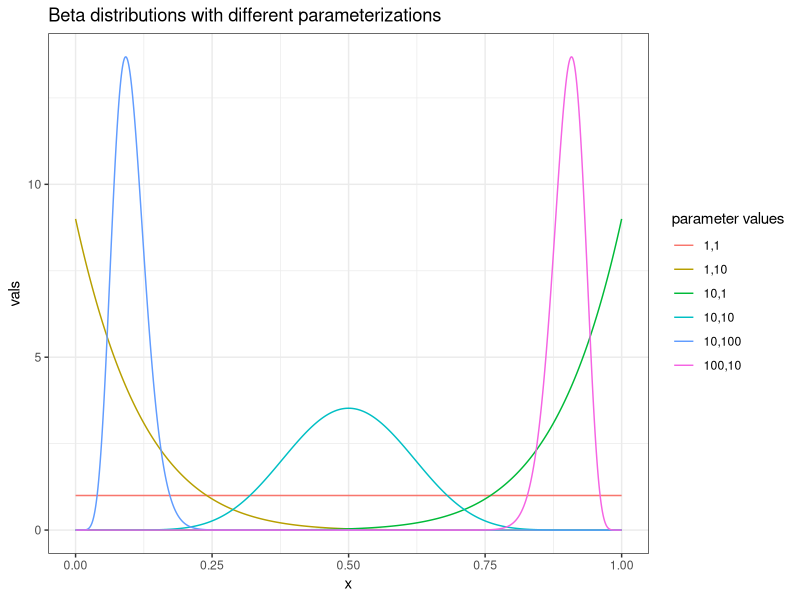
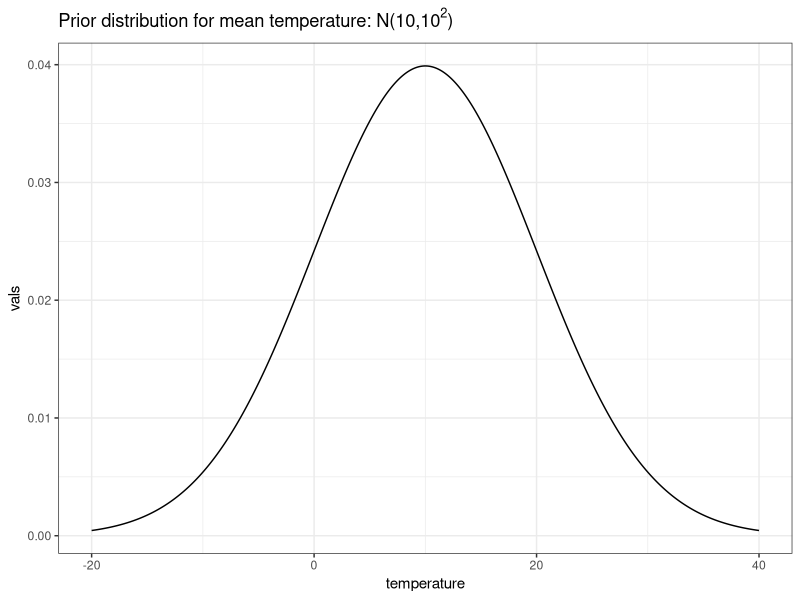
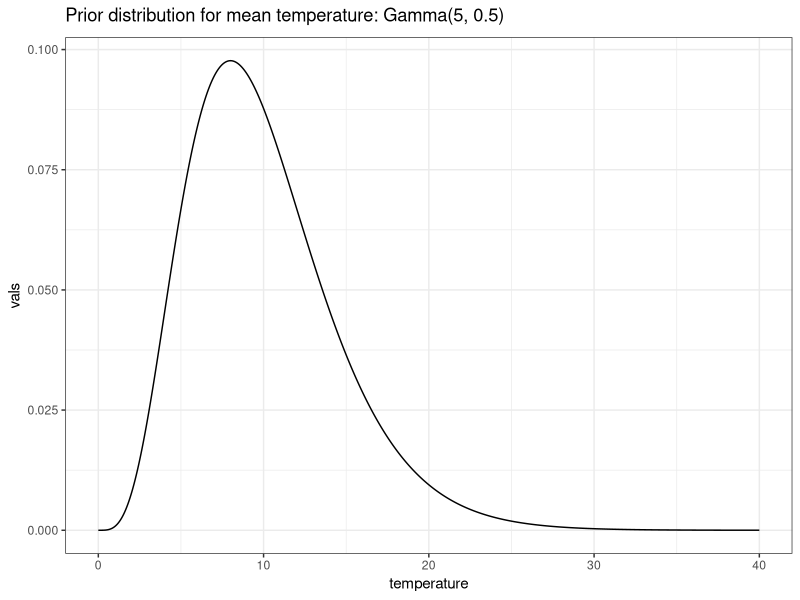

Recreate these plots in R, in order.
## ---- chunk 1
library(tidyverse)
num_x <- 10000
x_seq <- seq(0,1, length.out = num_x)
tibble(vals = c(dbeta(x_seq, 1, 1), dbeta(x_seq, 9, 1), dbeta(x_seq, 1, 9),
                dbeta(x_seq, 10, 10), dbeta(x_seq, 90, 10), dbeta(x_seq, 10, 90)),
       `parameter values` = rep(c('1,1','10,1', '1,10', '10,10','100,10', '10,100'), each =num_x),
       x = rep(x_seq, 6)) %>%
  ggplot(aes(x = x, y = vals, color = `parameter values`)) +
  geom_line() + theme_bw() +
  ggtitle('Beta distributions with different parameterizations')
## ---- chunk 2
temp_seq <- seq(-20,40, length.out = num_x)
tibble(vals = c(dnorm(temp_seq, 10, 10)),
       temperature = temp_seq) %>%
  ggplot(aes(x = temperature, y = vals)) +
  geom_line() + theme_bw() +
  ggtitle(expression(paste('Prior distribution for mean temperature: N(10,',10^2,')')))
## ---- chunk 3
sd_seq <- seq(0,40, length.out = num_x)
tibble(vals = c(dgamma(sd_seq, 5, .5)),
       temperature = sd_seq) %>%
  ggplot(aes(x = temperature, y = vals)) +
  geom_line() + theme_bw() +
  ggtitle(expression(paste('Prior distribution for mean temperature: Gamma(5, 0.5)')))
